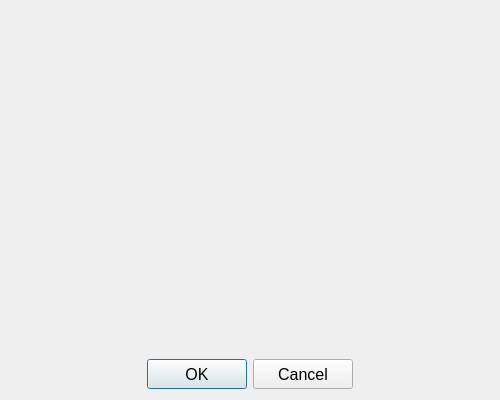
<?xml version="1.0" encoding="UTF-8"?>
<ui version="4.0">
 <class>EditWordDialog</class>
 <widget class="QDialog" name="EditWordDialog">
  <property name="geometry">
   <rect>
    <x>0</x>
    <y>0</y>
    <width>500</width>
    <height>400</height>
   </rect>
  </property>
  <property name="font">
   <font>
    <family>Tahoma</family>
    <pointsize>12</pointsize>
   </font>
  </property>
  <property name="windowTitle">
   <string>Edit Word</string>
  </property>
  <layout class="QGridLayout" name="gridLayout">
   <item row="0" column="0">
    <widget class="WordWidget" name="wordWidget" native="true"/>
   </item>
   <item row="1" column="0">
    <layout class="QGridLayout" name="gridLayoutButtonGroup">
     <item row="0" column="0">
      <spacer name="horizontalSpacerLeft">
       <property name="orientation">
        <enum>Qt::Horizontal</enum>
       </property>
       <property name="sizeHint" stdset="0">
        <size>
         <width>40</width>
         <height>20</height>
        </size>
       </property>
      </spacer>
     </item>
     <item row="0" column="1">
      <widget class="QPushButton" name="btnOK">
       <property name="minimumSize">
        <size>
         <width>100</width>
         <height>30</height>
        </size>
       </property>
       <property name="text">
        <string>OK</string>
       </property>
       <property name="icon">
        <iconset resource="Resource.qrc">
         <normaloff>:/icons/ok.png</normaloff>:/icons/ok.png</iconset>
       </property>
      </widget>
     </item>
     <item row="0" column="2">
      <widget class="QPushButton" name="btnCancel">
       <property name="minimumSize">
        <size>
         <width>100</width>
         <height>30</height>
        </size>
       </property>
       <property name="text">
        <string>Cancel</string>
       </property>
       <property name="icon">
        <iconset resource="Resource.qrc">
         <normaloff>:/icons/cancel.png</normaloff>:/icons/cancel.png</iconset>
       </property>
      </widget>
     </item>
     <item row="0" column="3">
      <spacer name="horizontalSpacerRight">
       <property name="orientation">
        <enum>Qt::Horizontal</enum>
       </property>
       <property name="sizeHint" stdset="0">
        <size>
         <width>40</width>
         <height>20</height>
        </size>
       </property>
      </spacer>
     </item>
    </layout>
   </item>
  </layout>
 </widget>
 <layoutdefault spacing="6" margin="11"/>
 <customwidgets>
  <customwidget>
   <class>WordWidget</class>
   <extends>QWidget</extends>
   <header>Widget/WordWidget.h</header>
   <container>1</container>
  </customwidget>
 </customwidgets>
 <resources>
  <include location="Resource.qrc"/>
 </resources>
 <connections/>
</ui>
